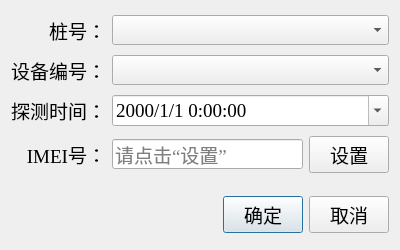
<?xml version="1.0" encoding="UTF-8"?>
<ui version="4.0">
 <class>AddPersonDataDialog</class>
 <widget class="QDialog" name="AddPersonDataDialog">
  <property name="geometry">
   <rect>
    <x>0</x>
    <y>0</y>
    <width>400</width>
    <height>250</height>
   </rect>
  </property>
  <property name="font">
   <font>
    <family>Times New Roman</family>
    <pointsize>14</pointsize>
   </font>
  </property>
  <property name="windowTitle">
   <string>新增人流数据</string>
  </property>
  <property name="windowIcon">
   <iconset resource="../icons.qrc">
    <normaloff>:/icons/plus_round.png</normaloff>:/icons/plus_round.png</iconset>
  </property>
  <layout class="QGridLayout" name="gridLayout">
   <item row="2" column="0">
    <widget class="QLabel" name="label_2">
     <property name="text">
      <string>探测时间：</string>
     </property>
     <property name="alignment">
      <set>Qt::AlignRight|Qt::AlignTrailing|Qt::AlignVCenter</set>
     </property>
    </widget>
   </item>
   <item row="0" column="0">
    <widget class="QLabel" name="label_3">
     <property name="text">
      <string>桩号：</string>
     </property>
     <property name="alignment">
      <set>Qt::AlignRight|Qt::AlignTrailing|Qt::AlignVCenter</set>
     </property>
    </widget>
   </item>
   <item row="2" column="1" colspan="2">
    <widget class="QDateTimeEdit" name="dateTimeEdit">
     <property name="displayFormat">
      <string>yyyy/M/d H:mm:ss</string>
     </property>
     <property name="calendarPopup">
      <bool>true</bool>
     </property>
    </widget>
   </item>
   <item row="0" column="1" colspan="2">
    <widget class="QComboBox" name="comboBox_placeId"/>
   </item>
   <item row="5" column="0" colspan="3">
    <widget class="QFrame" name="horizontalFrame">
     <property name="sizePolicy">
      <sizepolicy hsizetype="Preferred" vsizetype="Fixed">
       <horstretch>0</horstretch>
       <verstretch>0</verstretch>
      </sizepolicy>
     </property>
     <property name="lineWidth">
      <number>0</number>
     </property>
     <layout class="QHBoxLayout" name="horizontalLayout">
      <property name="leftMargin">
       <number>0</number>
      </property>
      <property name="topMargin">
       <number>0</number>
      </property>
      <property name="rightMargin">
       <number>0</number>
      </property>
      <property name="bottomMargin">
       <number>0</number>
      </property>
      <item>
       <spacer name="horizontalSpacer">
        <property name="orientation">
         <enum>Qt::Horizontal</enum>
        </property>
        <property name="sizeHint" stdset="0">
         <size>
          <width>40</width>
          <height>20</height>
         </size>
        </property>
       </spacer>
      </item>
      <item>
       <widget class="QPushButton" name="pushButton_ok">
        <property name="text">
         <string>确定</string>
        </property>
        <property name="icon">
         <iconset resource="../icons.qrc">
          <normaloff>:/icons/ok_round.png</normaloff>:/icons/ok_round.png</iconset>
        </property>
        <property name="iconSize">
         <size>
          <width>20</width>
          <height>20</height>
         </size>
        </property>
       </widget>
      </item>
      <item>
       <widget class="QPushButton" name="pushButton_cnacel">
        <property name="text">
         <string>取消</string>
        </property>
        <property name="icon">
         <iconset resource="../icons.qrc">
          <normaloff>:/icons/cancel_round.png</normaloff>:/icons/cancel_round.png</iconset>
        </property>
        <property name="iconSize">
         <size>
          <width>20</width>
          <height>20</height>
         </size>
        </property>
       </widget>
      </item>
     </layout>
    </widget>
   </item>
   <item row="3" column="1">
    <widget class="QLineEdit" name="lineEdit_IMEI">
     <property name="readOnly">
      <bool>true</bool>
     </property>
     <property name="placeholderText">
      <string>请点击“设置”</string>
     </property>
    </widget>
   </item>
   <item row="3" column="0">
    <widget class="QLabel" name="label_4">
     <property name="text">
      <string>IMEI号：</string>
     </property>
     <property name="alignment">
      <set>Qt::AlignRight|Qt::AlignTrailing|Qt::AlignVCenter</set>
     </property>
    </widget>
   </item>
   <item row="3" column="2">
    <widget class="QPushButton" name="pushButton_setIMEI">
     <property name="text">
      <string>设置</string>
     </property>
    </widget>
   </item>
   <item row="1" column="1" colspan="2">
    <widget class="QComboBox" name="comboBox_deviceId"/>
   </item>
   <item row="1" column="0">
    <widget class="QLabel" name="label">
     <property name="text">
      <string>设备编号：</string>
     </property>
     <property name="alignment">
      <set>Qt::AlignRight|Qt::AlignTrailing|Qt::AlignVCenter</set>
     </property>
    </widget>
   </item>
   <item row="4" column="0" colspan="3">
    <widget class="Line" name="line">
     <property name="sizePolicy">
      <sizepolicy hsizetype="Minimum" vsizetype="Fixed">
       <horstretch>0</horstretch>
       <verstretch>0</verstretch>
      </sizepolicy>
     </property>
     <property name="lineWidth">
      <number>0</number>
     </property>
     <property name="orientation">
      <enum>Qt::Horizontal</enum>
     </property>
    </widget>
   </item>
  </layout>
 </widget>
 <tabstops>
  <tabstop>comboBox_placeId</tabstop>
  <tabstop>comboBox_deviceId</tabstop>
  <tabstop>dateTimeEdit</tabstop>
  <tabstop>lineEdit_IMEI</tabstop>
  <tabstop>pushButton_setIMEI</tabstop>
  <tabstop>pushButton_ok</tabstop>
  <tabstop>pushButton_cnacel</tabstop>
 </tabstops>
 <resources>
  <include location="../icons.qrc"/>
 </resources>
 <connections>
  <connection>
   <sender>pushButton_cnacel</sender>
   <signal>clicked()</signal>
   <receiver>AddPersonDataDialog</receiver>
   <slot>reject()</slot>
   <hints>
    <hint type="sourcelabel">
     <x>353</x>
     <y>216</y>
    </hint>
    <hint type="destinationlabel">
     <x>199</x>
     <y>124</y>
    </hint>
   </hints>
  </connection>
 </connections>
</ui>
